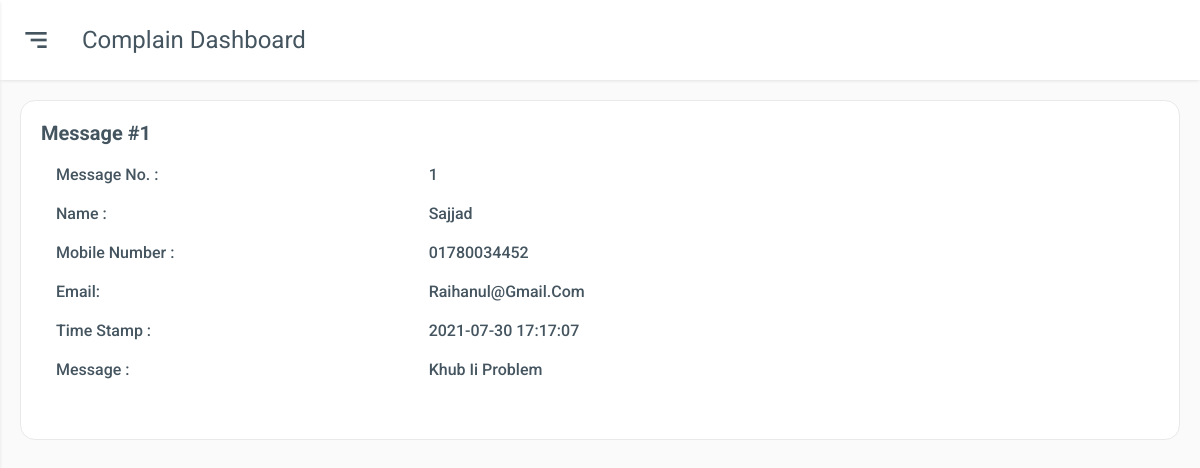
Page /adminPanel/contact.php (signed in) on the earlier database version.
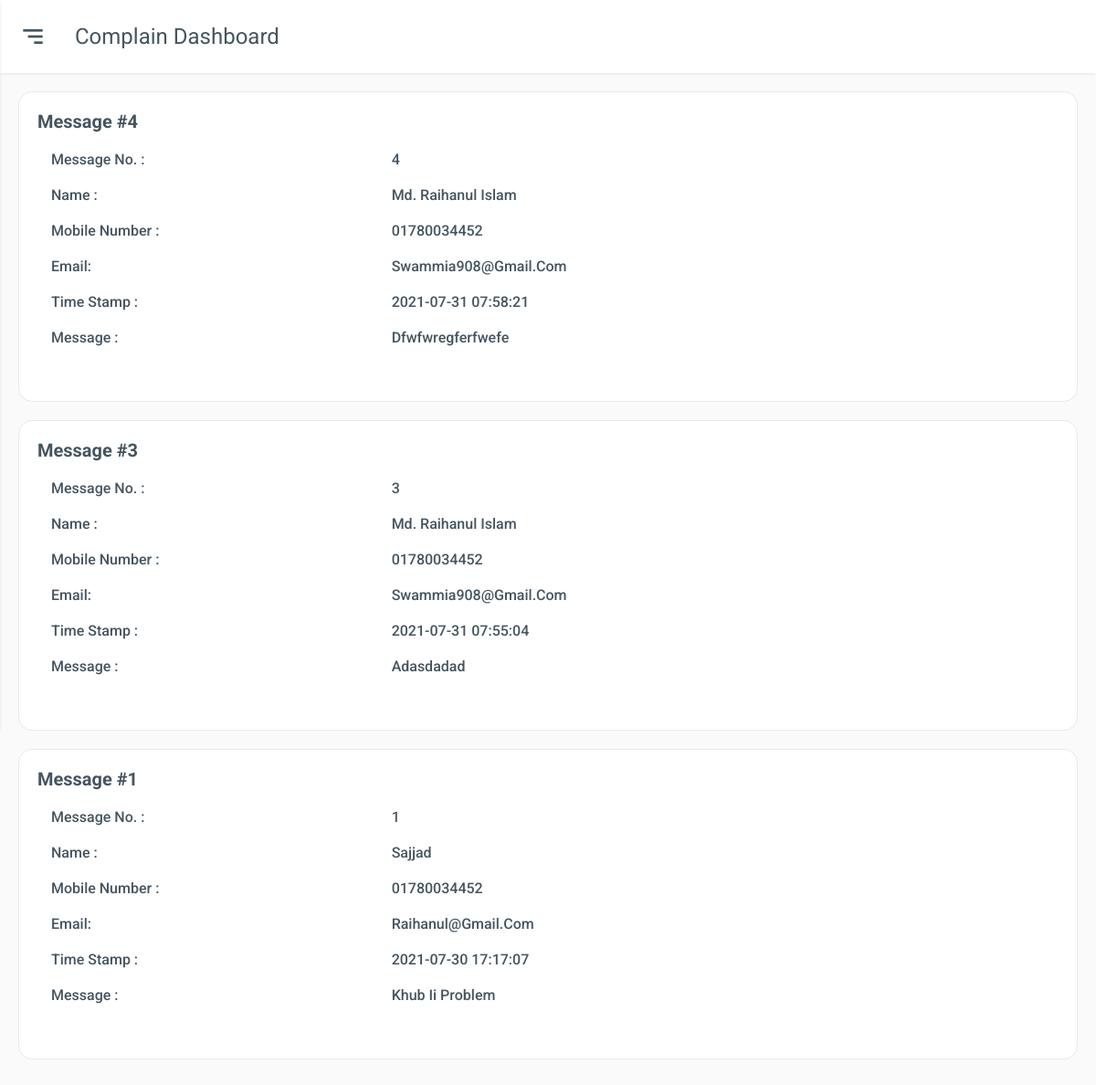
Same page on the later database version.
### tables this page shows
CREATE TABLE `contact` (
  `Id` int(11) NOT NULL,
  `Name` varchar(100) NOT NULL DEFAULT '---------------------------',
  `MobileNumber` varchar(30) NOT NULL DEFAULT '---------------------------',
  `Email` varchar(200) NOT NULL DEFAULT '---------------------------',
  `Message` varchar(500) NOT NULL DEFAULT '---------------------------',
  `TimeStamp` timestamp NOT NULL DEFAULT current_timestamp()
);

### adminPanel/contact.php (the view, shortened to what this page needs)
<?php
  include "includes/db_connect.php";
  if(isset($_SESSION['uname']))
  {
    $commentsQuery = "SELECT * from contact ORDER BY TimeStamp DESC";
    $resultComments = mysqli_query($conn, $commentsQuery);
  }
  else
  {
    header("Location:index.php");
  }
?>
<!DOCTYPE html>
<html lang="en">
<head>
    <link href='https://unpkg.com/boxicons@2.0.7/css/boxicons.min.css' rel='stylesheet'>
    <link rel="stylesheet" href="./css/grid.css">
    <link rel="stylesheet" href="./css/app.css">
</head>
<body>
    <div class="main">
        <div class="main-header">
            <div class="mobile-toggle" id="mobile-toggle">
                <i class='bx bx-menu-alt-right'></i>
            </div>
            <div class="main-title">
                Complain dashboard
            </div>
        </div>
        <div class="main-content">
            <div class="row">
            <?php
              if($resultComments->num_rows>0)
              {
              while($row = mysqli_fetch_assoc($resultComments))
              {
              ?>
                <div class="col-12">
                    <div class="box">
                        <div class="box-header">
                            Message #<?php echo $row["Id"]; ?>
                        </div>
                        <div class="box-body overflow-scroll">
                              <div class="order-owner">
                                <div class="col-4"> <span> Message No. :</span> </div>
                                <div class="col-8"><span><?php echo $row["Id"]; ?></span></div>
                              </div>
                              <div class="order-owner">
                                <div class="col-4"> <span> Name :</span> </div>
                                <div class="col-8"><span><?php echo $row["Name"]; ?></span></div>
                              </div>
                              <div class="order-owner">
                                <div class="col-4"> <span> Mobile Number :</span> </div>
                                <div class="col-8"><span><?php echo $row["MobileNumber"]; ?></span></div>
                              </div>
                              <div class="order-owner">
                                <div class="col-4"> <span> Email:</span> </div>
                                <div class="col-8"><span><?php echo $row["Email"]; ?></span></div>
                              </div>
                              <div class="order-owner">
                                <div class="col-4"> <span> Time Stamp :</span> </div>
                                <div class="col-8"><span><?php echo $row["TimeStamp"]; ?></span></div>
                              </div>
                              <div class="order-owner">
                                <div class="col-4"> <span> Message :</span> </div>
                                <div class="col-8"><span><?php echo $row["Message"]; ?></span></div>
                              </div>
                        </div>
                    </div>
                </div>
                <?php
                }
              }
                else
                {
                  ?>
                  <div class="col-12" style="text-align:center">
                    <h3><span>No Message</span></h3>
                    </div>
              <?php
                }
                ?>
            </div>
        </div>
    </div>
</body>
</html>

### adminPanel/css/grid.css (style rules this page uses)
.row { display: flex; flex-wrap: wrap; margin: 0 -15px; }
[class*="col-"] { padding: 0 15px; margin-bottom: 20px; }
.col-4 { width: 33.33%; }
.col-8 { width: 66.66%; }
.col-12 { width: 100%; }

### adminPanel/css/app.css (style rules this page uses)
:root { --body-bg: #fafafb; --box-bg: #ffffff; --main-color: #0652dd; --text-color: #455560; --text-second-color: #72849ab3; --border-color: #e9e9e9; --menu-item-active-bg: rgba(62, 121, 247, 0.1); --box-border-radius: 15px; --sidebar-size: 300px; --sidebar-logo-img-size: 45px; --sidebar-logo-size: 80px; --profile-image-size: 45px; --main-header-height: 80px; --shadow: 0 1px 4px -1px rgb(0 0 0 / 15%); --darkmode-toggle-size: 20px; }
* { padding: 0; margin: 0; box-sizing: border-box; }
body { font-family: "Roboto", sans-serif; background-color: var(--body-bg); color: var(--text-color); position: relative; }
.main { padding-left: var(--sidebar-size); }
.main-header { height: var(--main-header-height); display: flex; align-items: center; padding: 20px; background-color: var(--box-bg); box-shadow: var(--shadow); }
.mobile-toggle { display: none; }
.main-title { text-transform: capitalize; font-size: 1.5rem; }
.main-content { padding: 20px; }
.box { background-color: var(--box-bg); padding: 20px; border: 0.5px solid var(--border-color); border-radius: var(--box-border-radius); }
.box-header { text-transform: capitalize; font-size: 1.25rem; font-weight: 700; }
.box-body { padding: 20px 0; }
.order-owner { display: flex; align-items: center; text-transform: capitalize; font-weight: 500; }
.overflow-scroll { overflow-y: auto; }
@media only screen and (max-width: 1280px) { .main { padding-left: 0; } }
@media only screen and (max-width: 1280px) { .mobile-toggle, .sidebar-close { display: grid; place-items: center; font-size: 2rem; margin-right: 30px; cursor: pointer; } }

Differences in the rows shown:
added contact: Id "4", Name "Md. Raihanul Islam", MobileNumber "01780034452", Email "Swammia908@gmail.com", TimeStamp "2021-07-31 07:58:21", Message "Dfwfwregferfwefe"
added contact: Id "3", Name "Md. Raihanul Islam", MobileNumber "01780034452", Email "Swammia908@gmail.com", TimeStamp "2021-07-31 07:55:04", Message "Adasdadad"
